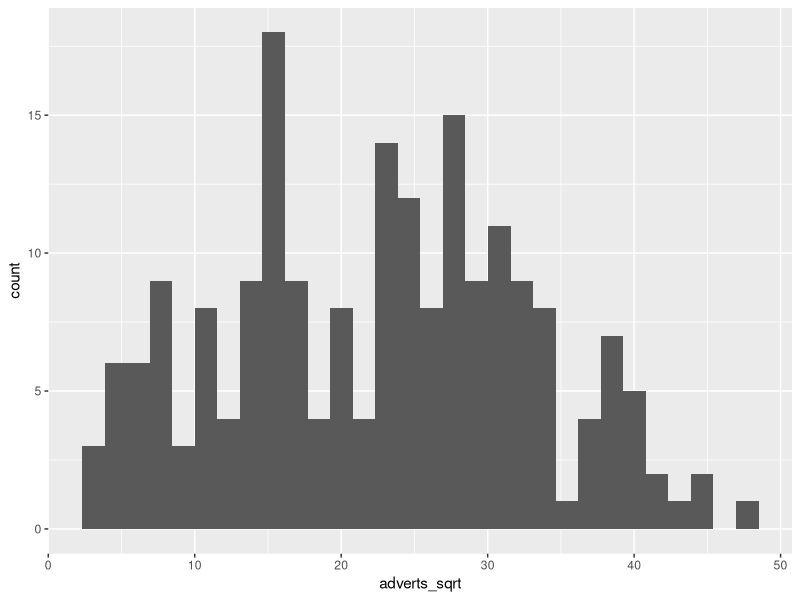
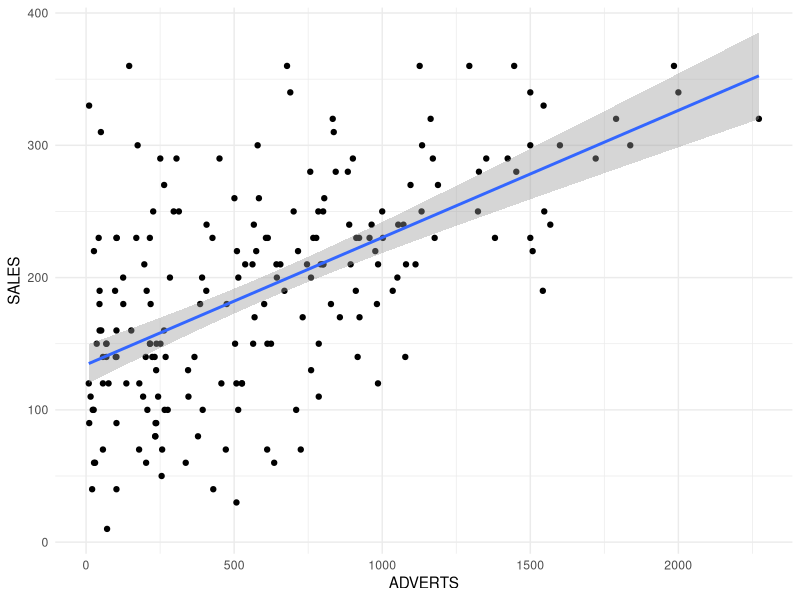
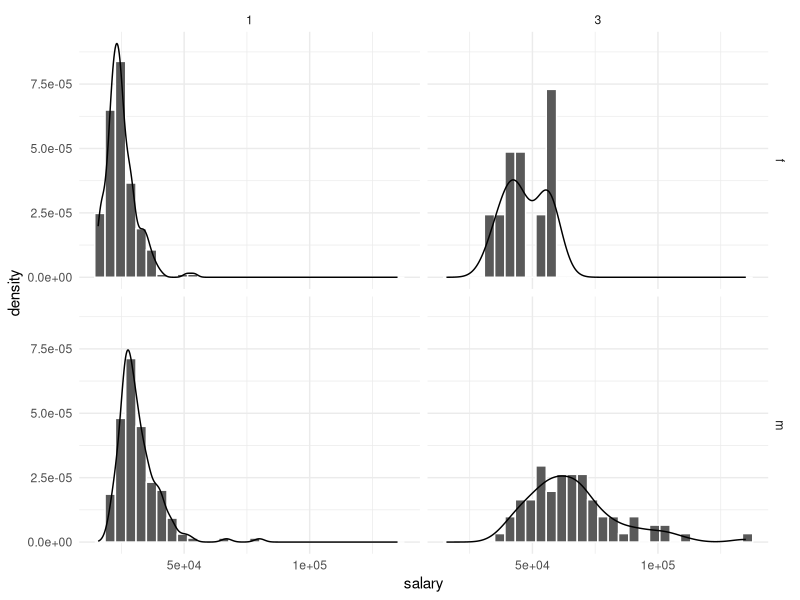

The R script that drew these images, in order:
## ---- chunk 1
library(tidyverse)
library(haven)
## ---- chunk 2
cars_data <- read_sav("Cars.sav")
record_sales <- read_sav("Record-sales-2 (1).sav")
record_sales <- record_sales |> 
  mutate(
    adverts_sqrt = sqrt(ADVERTS)
  )
employees <- read_sav("Employees imported.sav")

## ---- chunk 3
record_sales |> 
  ggplot(aes(x = adverts_sqrt)) + 
  geom_histogram()
record_sales |> 
  ggplot(aes(x = ADVERTS, y = SALES)) + 
  geom_point() + 
  geom_smooth(
    method = "lm",
    formula = y ~ x
  ) + 
  theme_minimal()
employees |> 
  filter(jobcat != 2) |> 
  ggplot(aes(x = salary)) + 
  geom_histogram(
    aes(y = after_stat(density)),
    color = "white"
  ) + 
  geom_density() + 
  facet_grid(gender ~ jobcat) + 
  theme_minimal()
## ---- chunk 4
record_sales_cor <- cor.test(
  x = record_sales$ADVERTS,
  y = record_sales$SALES,
  method = "pearson"
)
record_sales_cor$estimate^2

employees |> 
  group_by(gender) |> 
  summarise(
    salary_avg = mean(salary, na.rm = TRUE),
    salary_sd = sd(salary, na.rm = TRUE)
  )
employees |> 
  group_by(gender, jobcat) |> 
  summarise(
    n = n()
  )
